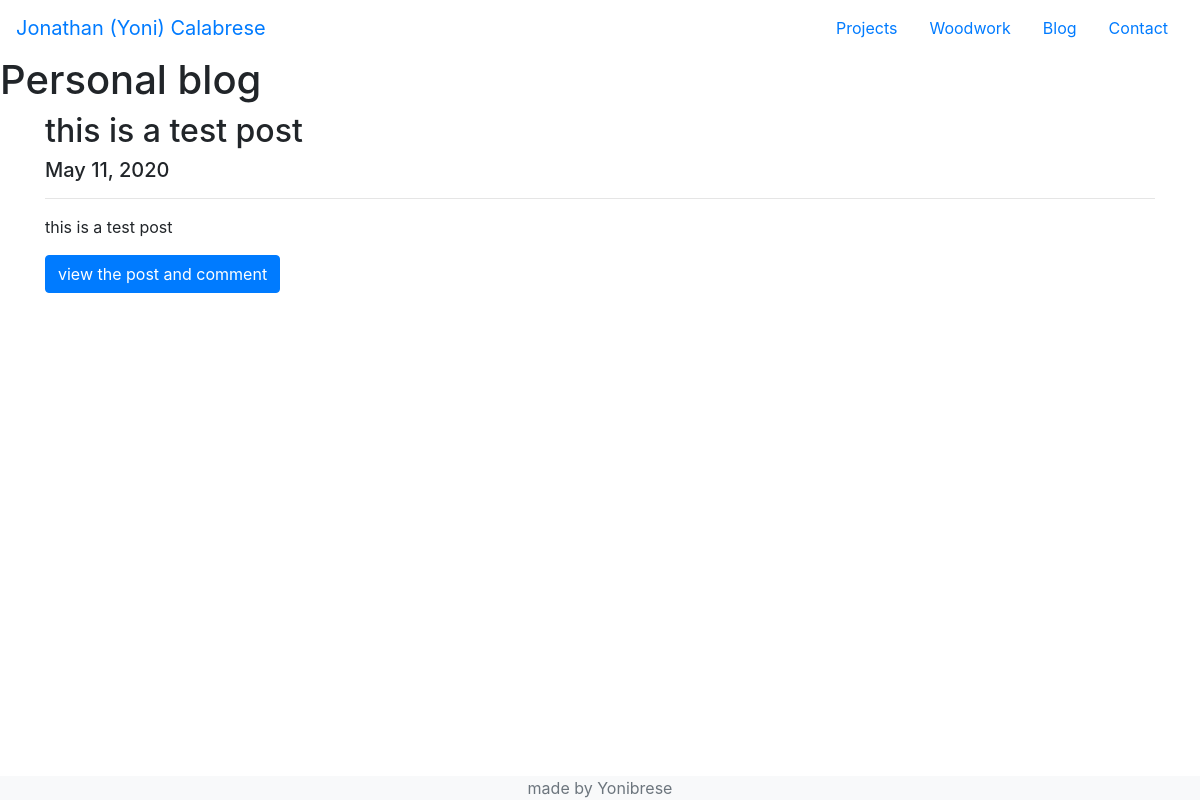
Screenshot of /blog/ with the database file from the repository.
### blog/models.py (models this page shows)
class BlogPost(models.Model):
    title = models.CharField(max_length=100)
    date_added = models.DateField(auto_now=True)
    blog_text = models.TextField(null=True)
    comment = models.ManyToManyField(Comment)

### blog/views.py (the view)
# urls.py: path('', views.blog, name='blog'),
def blog(request):
    posts = models.BlogPost.objects.all().order_by('-date_added')
    return render(request, 'blog/blog.html', {'posts': posts})

### blog/templates/blog/blog.html (shortened to what this page needs)
{% extends 'base.html' %}
{% block content %}
    <div>
        <h1>Personal blog</h1>
        {% for post in posts %}
        <div id="post" class="container">
            <h2>{{ post.title }}</h2>
            <h5> {{ post.date_added }} </h5>
            <hr>
            <p>{{ post.blog_text|truncatechars:255 }}</p>
            <a href="{% url 'comment' id=post.id %}" class="btn btn-primary">view the post and comment</a>
        </div>
        {% endfor %}
    </div>
{% endblock %}

### rows the page displays
BlogPost: title "this is a test post", date_added "May 11, 2020", blog_text "this is a test post"
